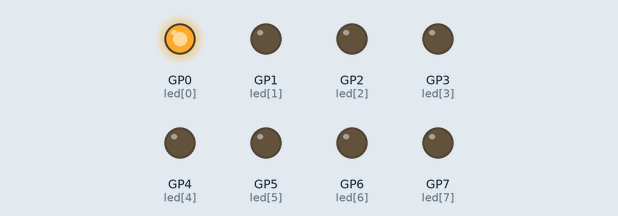
A program run on a simulated Raspberry Pi Pico running MicroPython. Parts: output pins drawn as LEDs (lit = HIGH).

Above: at 0.2 s.
At 1.7 s:
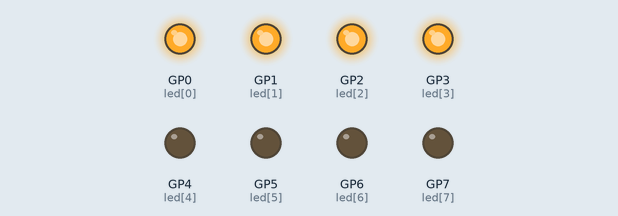
At 3.7 s:
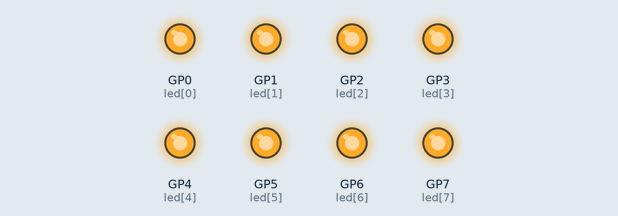
At 5.2 s:
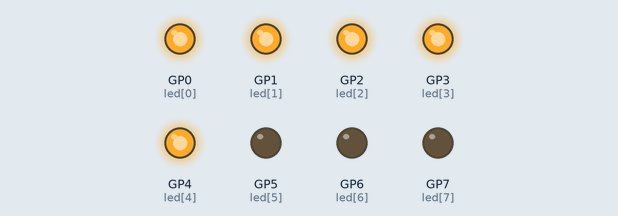
At 7.7 s:
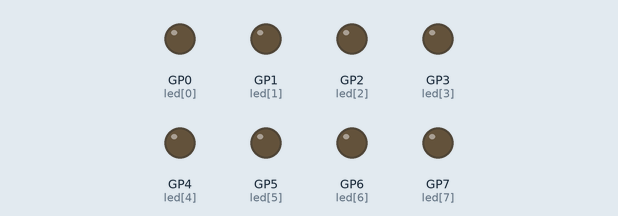
At 20.2 s:
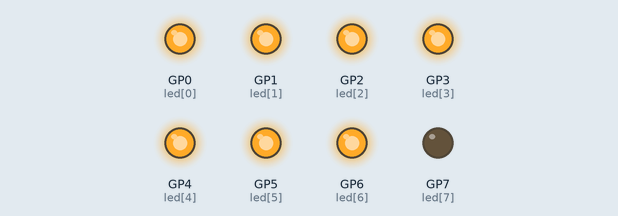
Timing chart, 0 to 20.8 s (numbered marks = the images above):
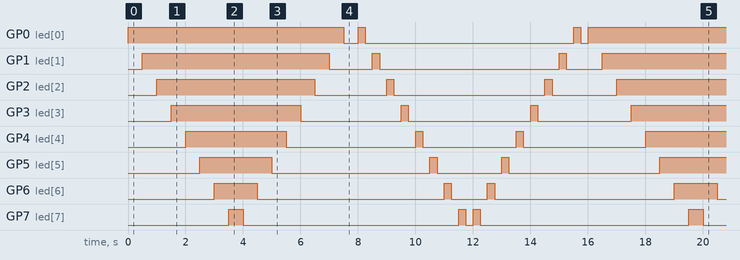

The program:

prenderLeds.py
```python
from machine import *
from time import *

class ej1():
    def __init__(self):
        self.pines = [0, 1, 2, 3, 4, 5, 6, 7]

    def PrenderApagar(self, x):
        led = Pin(x, Pin.OUT)
        led.value(1)  # Encender el LED
        sleep(0.25)
        led.value(0)  # Apagar el LED
        sleep(0.25)

    def RecorrerPines(self):
        for x in self.pines:
            self.PrenderApagar(x)

        for x in reversed(self.pines):
            self.PrenderApagar(x)

    def PrenderTodos(self, x,v):
        led = Pin(x, Pin.OUT)
        led.value(v) #f
        sleep(0.25)
        led.value(v) #t
        sleep(0.25)

    def RecorrerPines2(self):
        for x in self.pines:
            self.PrenderTodos(x,1)

        for x in reversed(self.pines):
            self.PrenderTodos(x,0)


led=ej1()

while True:

    led.RecorrerPines2()
    led.RecorrerPines()
```

Measured:
- by itself, GP0 (led[0]): repeats every 16.0 s: LOW 0.50 s, HIGH 0.25 s, LOW 7.3 s, HIGH 0.25 s, LOW 0.25 s, HIGH 7.5 s
- by itself, GP1 (led[1]): repeats every 16.0 s: LOW 1.5 s, HIGH 0.25 s, LOW 6.3 s, HIGH 0.25 s, LOW 1.3 s, HIGH 6.5 s
- by itself, GP2 (led[2]): repeats every 16.0 s: LOW 2.5 s, HIGH 0.25 s, LOW 5.3 s, HIGH 0.25 s, LOW 2.3 s, HIGH 5.5 s
- by itself, GP3 (led[3]): repeats every 16.0 s: LOW 3.5 s, HIGH 0.25 s, LOW 4.3 s, HIGH 0.25 s, LOW 3.3 s, HIGH 4.5 s
- by itself, GP4 (led[4]): repeats every 16.0 s: LOW 4.5 s, HIGH 0.25 s, LOW 3.3 s, HIGH 0.25 s, LOW 4.3 s, HIGH 3.5 s
- by itself, GP5 (led[5]): repeats every 16.0 s: LOW 5.5 s, HIGH 0.25 s, LOW 2.3 s, HIGH 0.25 s, LOW 5.3 s, HIGH 2.5 s
- by itself, GP6 (led[6]): repeats every 16.0 s: LOW 6.5 s, HIGH 0.25 s, LOW 1.3 s, HIGH 0.25 s, LOW 6.3 s, HIGH 1.5 s
- by itself, GP7 (led[7]): repeats every 16.0 s: LOW 7.5 s, HIGH 0.25 s, LOW 0.25 s, HIGH 0.25 s, LOW 7.3 s, HIGH 0.50 s
